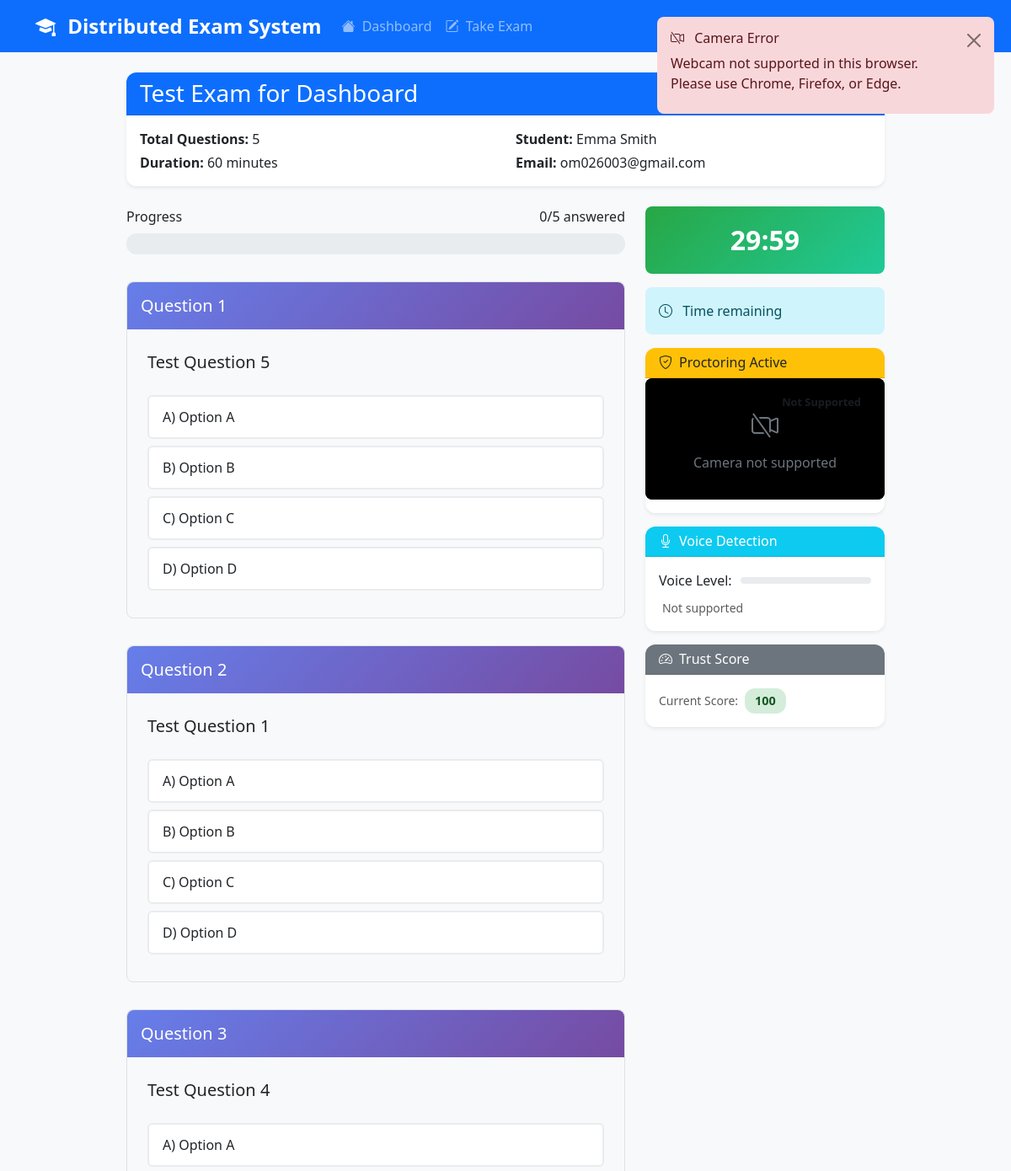
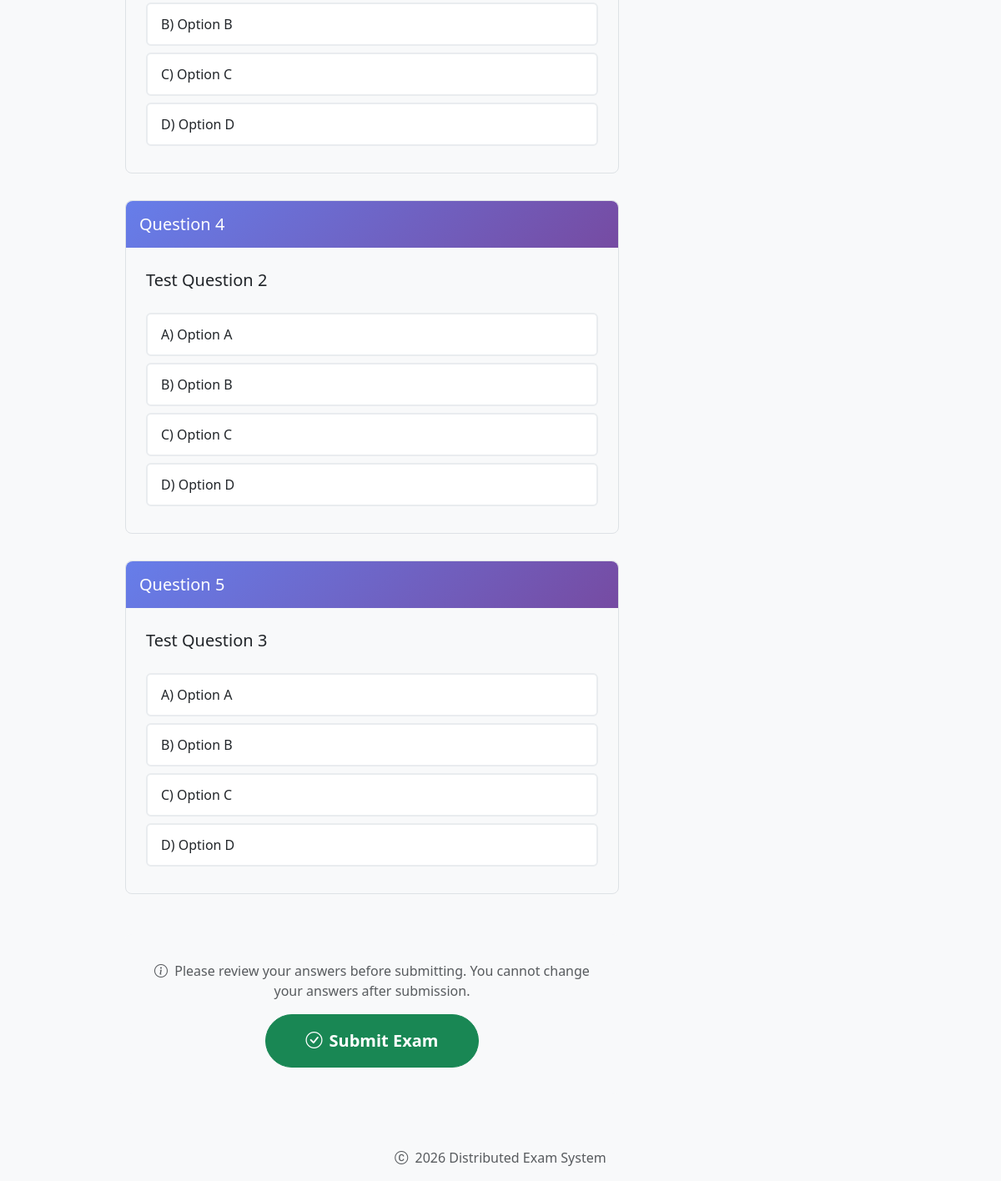
Screenshot of /exam/2 (signed in) with the database file from the repository (2 pictures, top to bottom).
### app/models.py (models this page shows, shortened)
class Exam(db.Model):
    __tablename__ = 'exams'
    id = db.Column(db.Integer, primary_key=True)
    title = db.Column(db.String(200), nullable=False)
    duration = db.Column(db.Integer, nullable=False)  # Duration in minutes
    created_at = db.Column(db.DateTime, default=datetime.utcnow)
    is_active = db.Column(db.Boolean, default=True)
    questions = db.relationship('Question', backref='exam', lazy=True, cascade='all, delete-orphan')
    responses = db.relationship('Response', backref='exam', lazy=True)

class User(UserMixin, db.Model):
    __tablename__ = 'users'
    id = db.Column(db.Integer, primary_key=True)
    name = db.Column(db.String(100), nullable=False)
    email = db.Column(db.String(120), unique=True, nullable=False)
    password = db.Column(db.String(255), nullable=False)
    role = db.Column(db.String(20), nullable=False, default='student')  # 'student' or 'admin'
    created_at = db.Column(db.DateTime, default=datetime.utcnow)
    responses = db.relationship('Response', backref='user', lazy=True)
    def is_admin(self):
        return self.role == 'admin'

class Question(db.Model):
    __tablename__ = 'questions'
    id = db.Column(db.Integer, primary_key=True)
    exam_id = db.Column(db.Integer, db.ForeignKey('exams.id'), nullable=False)
    text = db.Column(db.Text, nullable=False)
    option1 = db.Column(db.Text, nullable=False)
    option2 = db.Column(db.Text, nullable=False)
    option3 = db.Column(db.Text, nullable=False)
    option4 = db.Column(db.Text, nullable=False)
    correct_answer = db.Column(db.String(1), nullable=False)  # 'A', 'B', 'C', or 'D'
    difficulty = db.Column(db.Integer, default=2)  # 1=Easy, 2=Medium, 3=Hard
    created_at = db.Column(db.DateTime, default=datetime.utcnow)

### app/routes.py (the view)
@main_bp.route('/exam/<int:exam_id>', methods=['GET'])
@csrf.exempt
@login_required
def take_exam(exam_id):
    if current_user.is_admin():
        flash('Admins cannot take exams.', 'error')
        return redirect(url_for('main.dashboard'))
    exam = Exam.query.get_or_404(exam_id)
    existing_response = Response.query.filter_by(
        user_id=current_user.id,
        exam_id=exam_id
    ).first()
    if existing_response:
        flash('You have already taken this exam.', 'warning')
        return redirect(url_for('main.results', response_id=existing_response.id))
    questions = exam.questions[:]
    random.shuffle(questions)
    enable_proctoring = exam.enable_proctoring if hasattr(exam, 'enable_proctoring') else True
    if not exam:
        flash('Exam not found.', 'error')
        return redirect(url_for('main.exams'))
    if not exam.questions:
        flash('Exam has no questions available.', 'error')
        return redirect(url_for('main.exams'))
    try:
        session_data = ExamService.start_exam_session(current_user.id, exam_id)
        token = AntiCheatService.generate_exam_token(current_user.id, exam_id)
        session_data['token'] = token
        return render_template('exam.html',
                             exam=exam,
                             questions=questions,
                             duration=session_data['duration'],
                             token=token,
                             started_at=session_data['started_at'],
                             enable_proctoring=enable_proctoring,
                             response_id=session_data.get('response_id'),
                             current_time=datetime.now())
    except ValueError as e:
        print("ERROR (ValueError):", e)
        flash(str(e), 'error')
        return redirect(url_for('main.exams'))
    except Exception as e:
        print("ERROR (Exception):", e)
        flash(f'Error starting exam: {str(e)}', 'error')
        return redirect(url_for('main.exams'))

### app/routes.py (called while the page is built)
@login_manager.user_loader
def load_user(user_id):
    return User.query.get(int(user_id))

### app/services.py (called while the page is built, shortened)
    @staticmethod
    def get_exam_with_questions(exam_id):
        exam = Exam.query.get(exam_id)
        if not exam:
            return None
        questions = Question.query.filter_by(exam_id=exam_id).all()
        return exam, questions

    @staticmethod
    def get_randomized_questions(exam_id):
        exam, questions = ExamService.get_exam_with_questions(exam_id)
        if not exam:
            return None, None
        if not questions:
            return exam, []
        random.shuffle(questions)
        return exam, questions

    @staticmethod
    def start_exam_session(user_id, exam_id):
        exam, questions = ExamService.get_randomized_questions(exam_id)
        if not exam:
            raise ValueError("Exam not found")
        session_key = f"{user_id}_{exam_id}"
        if session_key in exam_sessions:
            return exam_sessions[session_key]

    @staticmethod
    def generate_exam_token(user_id, exam_id):
        import hashlib
        import time
        token_data = f"{user_id}_{exam_id}_{int(time.time())}"
        return hashlib.sha256(token_data.encode()).hexdigest()

### app/templates/exam.html (shortened to what this page needs)
{% extends "base.html" %}
{% block content %}
<div class="exam-container">
    <div class="card mb-4">
        <div class="card-header bg-primary text-white">
            <h3 class="mb-0">{{ exam.title }}</h3>
        </div>
        <div class="card-body">
            <div class="row">
                <div class="col-md-6">
                    <p class="mb-1"><strong>Total Questions:</strong> {{ questions|length }}</p>
                    <p class="mb-0"><strong>Duration:</strong> {{ exam.duration }} minutes</p>
                </div>
                <div class="col-md-6">
                    <p class="mb-1"><strong>Student:</strong> {{ current_user.name }}</p>
                    <p class="mb-0"><strong>Email:</strong> {{ current_user.email }}</p>
                </div>
            </div>
        </div>
    </div>
    <div class="row">
        <div class="col-lg-8">
            <div class="progress-container">
                <div class="d-flex justify-content-between mb-2">
                    <span>Progress</span>
                    <span id="progressText">0/{{ questions|length }} answered</span>
                </div>
                <div class="progress">
                </div>
            </div>
            <form method="POST" action="{{ url_for('main.submit_exam') }}" id="examForm" onsubmit="return handleSubmit(event)">
                {% for question in questions %}
                <div class="question-card">
                    <div class="question-header">
                        <h5 class="mb-0">Question {{ loop.index }}</h5>
                    </div>
                    <div class="question-body">
                        <p class="lead mb-4">{{ question.text }}</p>
                        <div class="options">
                            <label class="option-label">
                                <span class="option-text">A) {{ question.option1 }}</span>
                            </label>
                            <label class="option-label">
                                <span class="option-text">B) {{ question.option2 }}</span>
                            </label>
                            <label class="option-label">
                                <span class="option-text">C) {{ question.option3 }}</span>
                            </label>
                            <label class="option-label">
                                <span class="option-text">D) {{ question.option4 }}</span>
                            </label>
                        </div>
                    </div>
                </div>
                {% endfor %}
                <div class="submit-section">
                    <p class="mb-3 text-muted">
                        <i class="bi bi-info-circle me-1"></i>
                        Please review your answers before submitting. You cannot change your answers after submission.
                    </p>
                    <button type="submit" class="btn btn-success submit-btn" id="submitBtn">
                        <i class="bi bi-check-circle me-2"></i>Submit Exam
                    </button>
                </div>
            </form>
        </div>
        <div class="col-lg-4">
            {% if enable_proctoring %}
            <div class="timer-container">
                <div class="timer-display timer-normal" id="timer">
                </div>
                <div class="alert alert-info">
                    <i class="bi bi-clock me-2"></i>
                    Time remaining
                </div>
            </div>
            <div class="card">
                <div class="card-header bg-warning text-dark">
                    <h6 class="mb-0">
                        <i class="bi bi-shield-check me-2"></i>Proctoring Active
                    </h6>
                </div>
                <div class="card-body p-0">
                    <div class="webcam-container" id="webcamContainer">
                        <div id="webcamPlaceholder" class="webcam-placeholder">
                            <i class="bi bi-camera-video-off" style="font-size: 2rem;"></i>
                            <p class="placeholder-text mb-0 mt-2">Initializing camera...</p>
                        </div>
                        <div class="webcam-overlay">
                            <div id="webcamStatus" class="webcam-status">
                            </div>
                        </div>
                    </div>
                </div>
            </div>
            <div class="card mt-3">
                <div class="card-header bg-info text-white">
                    <h6 class="mb-0">
                        <i class="bi bi-mic me-2"></i>Voice Detection
                    </h6>
                </div>
                <div class="card-body">
                    <div class="voice-level-container">
                        <span>Voice Level:</span>
                        <div class="voice-level-bar-container">
                        </div>
                    </div>
                    <div class="mt-2">
                        <small class="text-muted" id="voiceStatus">Monitoring...</small>
                    </div>
                </div>
            </div>
            <div class="card mt-3">
                <div class="card-header bg-secondary text-white">
                    <h6 class="mb-0">
                        <i class="bi bi-speedometer2 me-2"></i>Trust Score
                    </h6>
                </div>
                <div class="card-body">
                    <div class="trust-score-display">
                        <small class="text-muted">Current Score:</small>
                        <span id="trustScoreDisplay" class="trust-score-badge trust-excellent">100</span>
                    </div>
                </div>
            </div>
            {% endif %}
        </div>
    </div>
</div>
{% endblock %}

### app/static/css/style.css (style rules this page uses)
body { font-family: 'Segoe UI', Tahoma, Geneva, Verdana, sans-serif; background-color: #f8f9fa; }
.card { border: none; border-radius: 0.75rem; box-shadow: 0 0.125rem 0.25rem rgba(0, 0, 0, 0.075); transition: box-shadow 0.15s ease-in-out; }
.card-header { border-bottom: 1px solid rgba(0, 0, 0, 0.125); border-radius: 0.75rem 0.75rem 0 0 !important; }
.btn { border-radius: 0.5rem; font-weight: 500; transition: all 0.2s ease-in-out; }
.alert { border: none; border-radius: 0.5rem; }
.progress { border-radius: 0.5rem; overflow: hidden; }
.exam-container { max-width: 800px; margin: 0 auto; }
.question-card { margin-bottom: 2rem; border-left: 4px solid #0d6efd; transition: all 0.3s ease; }
.option-label { cursor: pointer; padding: 1rem; border: 2px solid #e9ecef; border-radius: 0.5rem; display: block; margin-bottom: 0.5rem; transition: all 0.2s ease; background-color: white; }

### app/templates/exam.html (style rules this page uses)
.exam-container { max-width: 900px; margin: 0 auto; }
.question-card { margin-bottom: 2rem; border: 1px solid #dee2e6; border-radius: 0.5rem; transition: all 0.3s ease; }
.question-header { background: linear-gradient(135deg, #667eea 0%, #764ba2 100%); color: white; padding: 1rem; border-radius: 0.5rem 0.5rem 0 0; }
.question-body { padding: 1.5rem; }
.option-label { display: block; padding: 0.75rem 1rem; margin-bottom: 0.5rem; border: 2px solid #e9ecef; border-radius: 0.375rem; cursor: pointer; transition: all 0.2s ease; }
.timer-container { position: sticky; top: 20px; z-index: 100; }
.timer-display { font-size: 2rem; font-weight: bold; padding: 1rem; border-radius: 0.5rem; text-align: center; margin-bottom: 1rem; }
.timer-normal { background: linear-gradient(135deg, #28a745, #20c997); color: white; }
.progress-container { margin-bottom: 2rem; }
.progress { height: 25px; border-radius: 12px; overflow: visible; }
.submit-section { margin-top: 3rem; padding: 2rem; background: #f8f9fa; border-radius: 0.5rem; text-align: center; }
.submit-btn { padding: 1rem 3rem; font-size: 1.25rem; font-weight: bold; border-radius: 50px; transition: all 0.3s ease; }
.webcam-container { position: relative; background-color: #000; border-radius: 0.5rem; overflow: hidden; margin-bottom: 1rem; }
.webcam-overlay { position: absolute; top: 10px; right: 10px; background: rgba(0, 0, 0, 0.7); color: white; padding: 5px 10px; border-radius: 15px; font-size: 0.8rem; display: flex; align-items: center; gap: 5px; }
.webcam-status { display: flex; align-items: center; gap: 5px; }
.voice-level-container { display: flex; align-items: center; gap: 10px; width: 100%; }
.voice-level-bar-container { flex: 1; height: 8px; background: #e9ecef; border-radius: 4px; overflow: hidden; }
.trust-score-display { display: flex; align-items: center; gap: 8px; }
.trust-score-badge { font-size: 0.9rem; padding: 4px 12px; border-radius: 12px; font-weight: bold; }
.trust-excellent { background-color: #d4edda; color: #155724; }
.webcam-placeholder { padding: 2rem; text-align: center; color: #6c757d; background-color: #000; border-radius: 8px; }
.webcam-status { font-size: 0.8rem; font-weight: 600; display: flex; align-items: center; background: rgba(0, 0, 0, 0.7); color: white; padding: 4px 8px; border-radius: 12px; }
.webcam-overlay { position: absolute; top: 10px; right: 10px; z-index: 10; }

### rows the page displays
Exam: title "Test Exam for Dashboard", duration "60"
User: name "Emma Smith", email "om026003@gmail.com"
Question: text "Test Question 5", option1 "Option A", option2 "Option B", option3 "Option C", option4 "Option D"
Question: text "Test Question 1", option1 "Option A", option2 "Option B", option3 "Option C", option4 "Option D"
Question: text "Test Question 4", option1 "Option A", option2 "Option B", option3 "Option C", option4 "Option D"
Question: text "Test Question 2", option1 "Option A", option2 "Option B", option3 "Option C", option4 "Option D"
Question: text "Test Question 3", option1 "Option A", option2 "Option B", option3 "Option C", option4 "Option D"

### other values shown
{{ questions|length }} "5"
